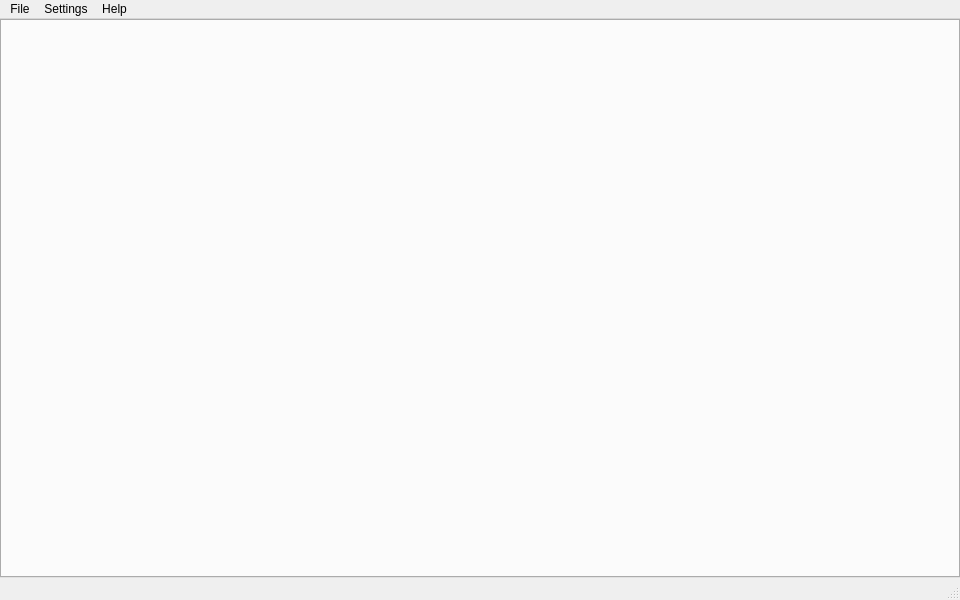
<?xml version="1.0" encoding="UTF-8"?>
<ui version="4.0">
 <class>MainWindow</class>
 <widget class="QMainWindow" name="MainWindow">
  <property name="geometry">
   <rect>
    <x>0</x>
    <y>0</y>
    <width>960</width>
    <height>600</height>
   </rect>
  </property>
  <property name="windowTitle">
   <string>MIB Studio Qt Scaffold</string>
  </property>
  <widget class="QWidget" name="centralwidget">
   <layout class="QVBoxLayout" name="verticalLayout">
    <property name="leftMargin">
     <number>0</number>
    </property>
    <property name="topMargin">
     <number>0</number>
    </property>
    <property name="rightMargin">
     <number>0</number>
    </property>
    <property name="bottomMargin">
     <number>0</number>
    </property>
    <item>
     <widget class="QTabWidget" name="tabs">
      <property name="currentIndex">
       <number>0</number>
      </property>
     </widget>
    </item>
   </layout>
  </widget>
  <widget class="QMenuBar" name="menubar">
   <property name="geometry">
    <rect>
     <x>0</x>
     <y>0</y>
     <width>960</width>
     <height>22</height>
    </rect>
   </property>
   <widget class="QMenu" name="fileMenu">
    <property name="title">
     <string>File</string>
    </property>
    <addaction name="openDataFolderAct"/>
    <addaction name="openLogsFolderAct"/>
    <addaction name="separator"/>
    <addaction name="exitAct"/>
   </widget>
   <widget class="QMenu" name="settingsMenu">
    <property name="title">
     <string>Settings</string>
    </property>
    <addaction name="processingSettingsAct"/>
    <addaction name="monitoringSettingsAct"/>
    <addaction name="conversionFactorAct"/>
    <addaction name="syringePumpSettingsAct"/>
    <addaction name="separator"/>
    <addaction name="profilesAct"/>
   </widget>
   <widget class="QMenu" name="helpMenu">
    <property name="title">
     <string>Help</string>
    </property>
    <addaction name="whatsNewAct"/>
    <addaction name="manualAct"/>
    <addaction name="aboutAct"/>
    <addaction name="checkUpdatesAct"/>
    <addaction name="separator"/>
    <addaction name="documentationAct"/>
    <addaction name="reportProblemAct"/>
   </widget>
   <addaction name="fileMenu"/>
   <addaction name="settingsMenu"/>
   <addaction name="helpMenu"/>
  </widget>
  <widget class="QStatusBar" name="statusbar"/>
  <action name="exitAct">
   <property name="text">
    <string>Exit</string>
   </property>
  </action>
  <action name="processingSettingsAct">
   <property name="text">
    <string>Processing Settings...</string>
   </property>
  </action>
  <action name="monitoringSettingsAct">
   <property name="text">
    <string>Monitoring Settings...</string>
   </property>
  </action>
  <action name="conversionFactorAct">
   <property name="text">
    <string>Pixel to Micron Conversion...</string>
   </property>
  </action>
  <action name="syringePumpSettingsAct">
   <property name="text">
    <string>Syringe Pump Settings...</string>
   </property>
  </action>
  <action name="whatsNewAct"><property name="text"><string>What's New</string></property></action>
  <action name="manualAct"><property name="text"><string>User Manual</string></property></action>
  <action name="aboutAct">
   <property name="text">
    <string>About</string>
   </property>
  </action>
  <action name="checkUpdatesAct">
   <property name="text">
    <string>Software Updates...</string>
   </property>
  </action>
  <action name="openDataFolderAct">
   <property name="text">
    <string>Open Data Folder</string>
   </property>
  </action>
  <action name="openLogsFolderAct">
   <property name="text">
    <string>Open Logs Folder</string>
   </property>
  </action>
  <action name="profilesAct">
   <property name="text">
    <string>Profiles...</string>
   </property>
  </action>
  <action name="documentationAct">
   <property name="text">
    <string>Documentation</string>
   </property>
  </action>
  <action name="reportProblemAct">
   <property name="text">
    <string>Report a Problem...</string>
   </property>
  </action>
 </widget>
 <resources/>
</ui>
